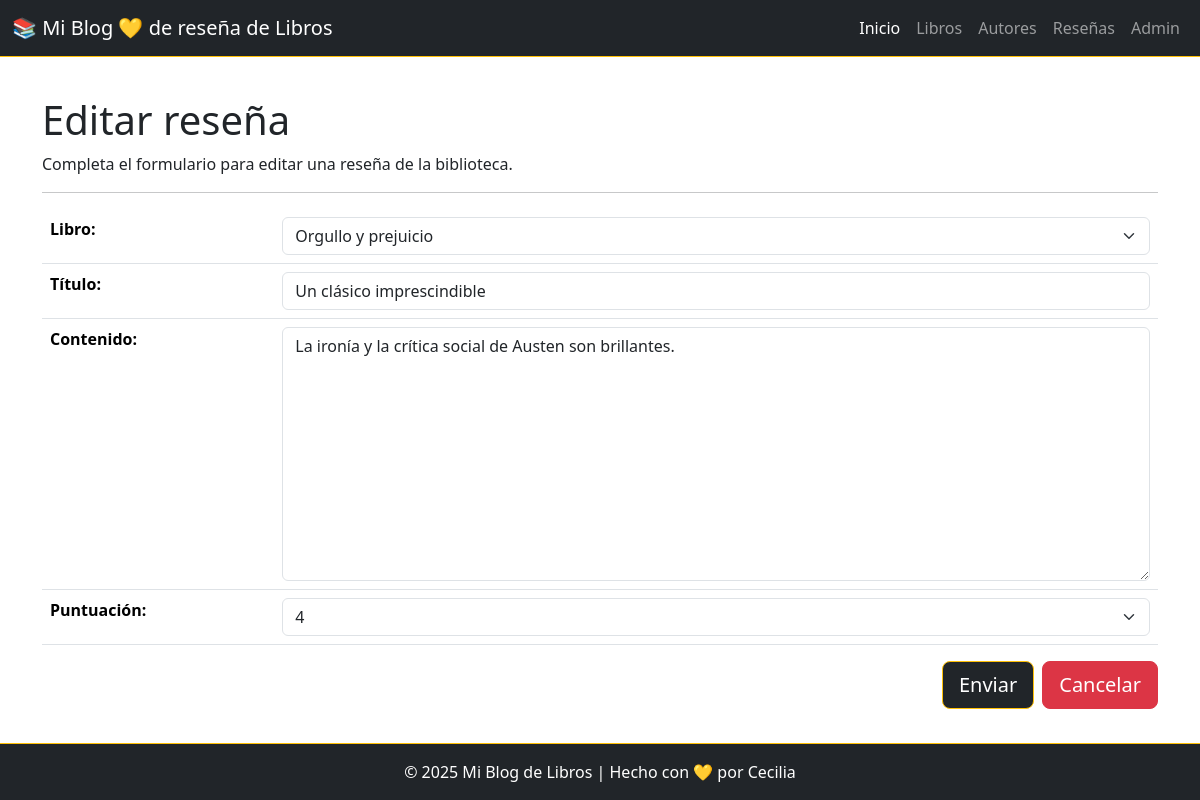
Before: /libros/resenas/update/2/ with the older database file.
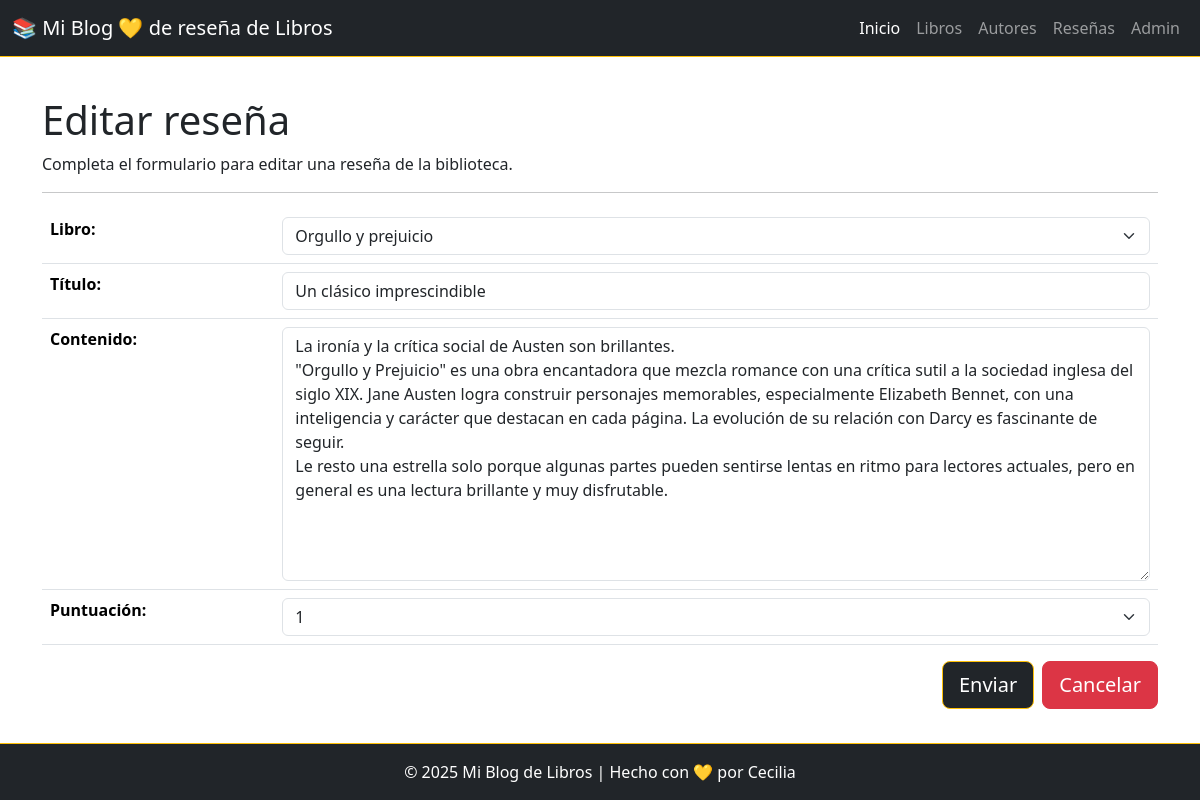
After: the same page with the newer database file.
### libros/models.py (models this page shows, shortened)
class Resena(models.Model):
    libro = models.ForeignKey(Libro, on_delete=models.CASCADE, related_name='resenas')
    usuario = models.ForeignKey(User, on_delete=models.CASCADE)
    titulo = models.CharField(max_length=100)
    contenido = models.TextField()
    puntuacion = models.IntegerField(choices=[(i, str(i)) for i in range(1, 6)])  # 1 a 5 estrellas
    fecha = models.DateTimeField(auto_now_add=True)

### libros/views.py (the view, shortened to what this page needs)
# urls.py: path('resenas/update/<int:pk>/', views.ResenaUpdateView.as_view(), name='resena_update'), # Vista para editar una reseña
class ResenaUpdateView(UpdateView):
    model = Resena
    form_class = ResenaForm
    template_name = 'libros/resena_create.html'
    success_url = reverse_lazy('libros:post_resenas')

### libros/models.py (called while the page is built)
    def __str__(self):
        return self.titulo

### libros/templates/libros/resena_create.html (shortened to what this page needs)
{% extends "libros/base.html" %}
{% block content_title %}
    {% if form.instance.pk %}
        <h1>Editar reseña</h1>
    {% else %}
        <h1>Agregar una nueva reseña</h1>
    {% endif %}
{% endblock content_title %}
{% block content %}
    {% if form.instance.pk %}
        <p>Completa el formulario para editar una reseña de la biblioteca.</p>
    {% else %}
        <p>Completa el formulario para agregar una nueva reseña a la biblioteca.</p>
    {% endif %}
<hr>
<form method="post">
    <div class="mb-3">
        <table class="table">
            {% for field in form %}
            {% if field.name != 'libro' or not libro %}
            <tr>
                <th>{{ field.label_tag }}</th>
                <td>
                    {{ field }}
                </td>
            </tr>
            {% endif %}
            {% endfor %}
        </table>
    </div>
    <div class="d-flex justify-content-end mb-3">
        <button type="submit" class="btn btn-dark btn-lg me-2 border border-1 border-warning">Enviar</button>
        <a href="{% url 'libros:post_resenas' %}" class="btn btn-danger btn-lg">Cancelar</a>
    </div>
</form>
{% endblock %}

Changed rows visible on the page:
changed Resena "Orgullo y prejuicio": contenido "La ironía y la crítica social de Austen son brillantes." → "…de Austen son brillantes. \"Orgullo y Prejuicio\" es una obra encantadora que mezcla romance con una crítica sutil a la sociedad inglesa del siglo XIX. Jane Austen logra construir personajes memorables, especialmente Elizabeth Bennet, con una inteligencia y carácter que destacan en cada página. La evolución de su relación con Darcy es fascinante de seguir. Le resto una estrella solo porque algunas partes pueden sentirse lentas en ritmo para lectores actuales, pero en general es una lectura brillante y muy disfrutable."; puntuacion "4" → "1"
